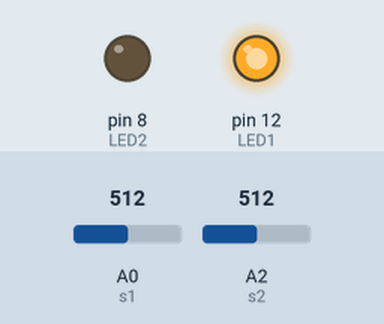
Bench run of a sketch on a simulated Arduino Uno, built with avr-gcc and run on an emulated ATmega328P. Parts: output pins drawn as LEDs (lit = HIGH). Inputs (shaded band) come from the test bench; at power-on: A0 (s1) = 512, A2 (s2) = 512. What the sketch prints to the serial monitor is not drawn.

Above: at 0.1 s.
Timing chart, 0 to 1.6 s (numbered marks = the images above):
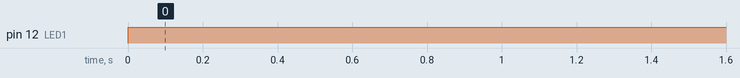

Measured:
- by itself, pin 12 (LED1): LOW → HIGH at 0.00 s

The sketch:

LDR.ino
```cpp
int s1= A0;
int s2= A2;
int sWert1 = 0;
int sWert2 = 0;
int sWS2 = 700;
int sWS1 = 700;
int LED1 = 12;
int LED2 = 8;

void setup(){
    Serial.begin(9600);
    pinMode(LED1, OUTPUT);
    pinMode(LED2, OUTPUT);
}
void loop(){
    sWert1 = analogRead(s1);
    sWert2 = analogRead(s2);
    Serial.print("s1 = ");
    Serial.println(sWert1);

  if ((sWert1 > sWS1) && (sWert2 > sWS2)){
      digitalWrite(LED1, LOW);
      digitalWrite(LED2, HIGH);

  } else {
      digitalWrite(LED1, HIGH);
      digitalWrite(LED2, LOW);
  }
}
```
